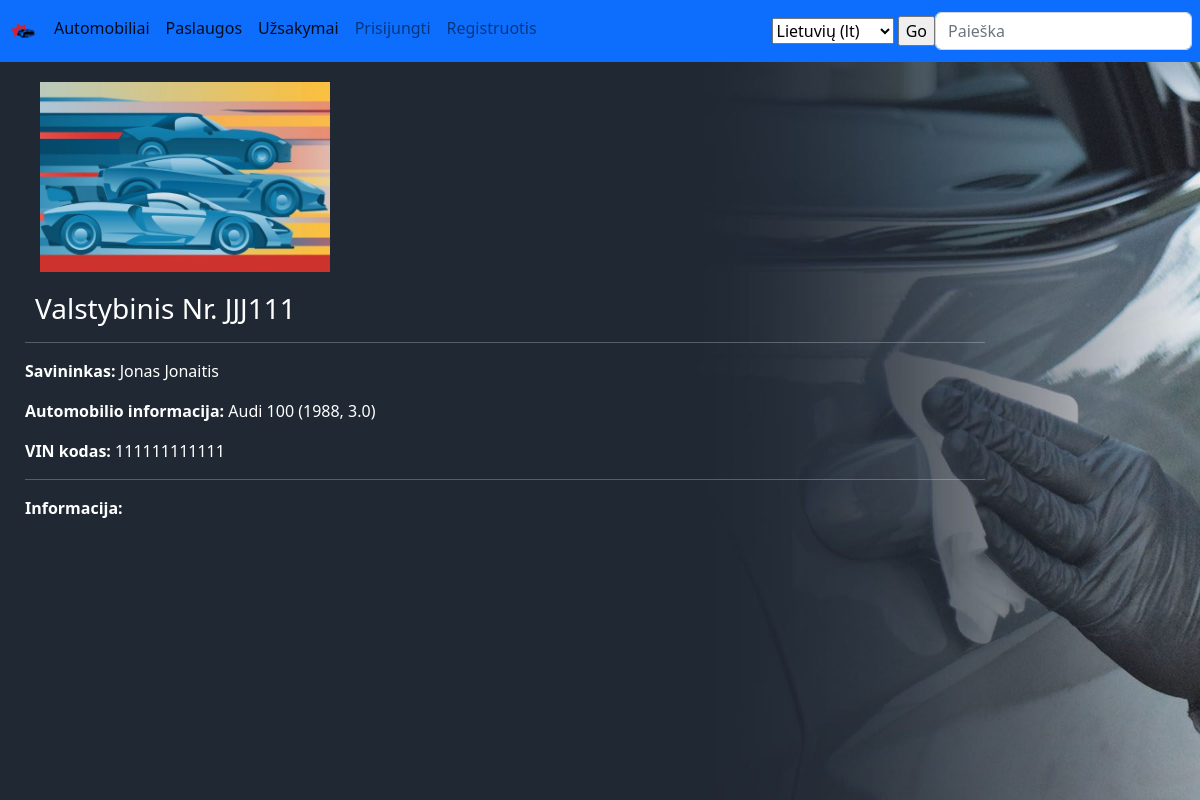
The app's page /service/automobiliai/1 with its own data.
### service/models.py (models this page shows, shortened)
class Automobilis(models.Model):
    valstybinis_nr = models.CharField(_('License Plate'), max_length=7)
    automobilio_modelis = models.ForeignKey(to=AutomobilioModelis, on_delete=models.SET_NULL, null=True, verbose_name='Automobilis')
    vin_kodas = models.CharField(_('VIN code'), max_length=20)
    klientas = models.CharField(_('Customer'), max_length=20)
    cover = models.ImageField(_('Photo'), upload_to='automobiliai', null=True)
    aprasymas = HTMLField(_('Description'), default='')
    class Meta:
        verbose_name = _('Vehicle')
        verbose_name_plural = _('Vehicles')

class AutomobilioModelis(models.Model):
    marke = models.CharField(_('Make'), max_length=100)
    modelis = models.CharField(_('Model'), max_length=100)
    metai = models.CharField(_('Year'), max_length=4)
    variklis = models.CharField(_('Engine'), max_length=10)
    def __str__(self):
        return f'{self.marke} {self.modelis} ({self.metai}, {self.variklis})'
    class Meta:
        verbose_name = _('Car model')
        verbose_name_plural = _('Car models')

### service/views.py (the view)
# urls.py: path('automobiliai/<int:automobilis_id>', views.automobilis, name='automobilis'),
def automobilis(request, automobilis_id):
    vienas_automobilis = get_object_or_404(Automobilis, pk=automobilis_id)
    return render(request, 'automobilis.html', {'automobilis': vienas_automobilis})

### service/templates/automobilis.html (shortened to what this page needs)
{% extends "base.html" %}
{% load i18n %}
{% block content %}
<div style="margin-left:10px;margin-top:20px">
    {% load static %}
    <div class="col-md-4 d-flex align-items-stretch">
        {% if automobilis.cover %}
        <img src="{{ automobilis.cover.url }}" class="card-img-top" alt="...">
        {% else %}
        <img src="{% static 'img/cover.jpg' %}" class="card-img-top">
        {% endif %}
    </div>
    <div style="margin-left:10px;margin-top:20px">
        <h3>{% trans "License Plate:" %} {{ automobilis.valstybinis_nr }}</h3>
    </div>
    <hr/>
    <p><strong>{% trans "Customer:" %}</strong> {{ automobilis.klientas }}</p>
    <p><strong>{% trans "Vehicle:" %}</strong> {{ automobilis.automobilio_modelis }}</p>
    <p><strong>{% trans "VIN code:" %}</strong> {{ automobilis.vin_kodas }}</p>
    <hr/>
    <p><strong>{% trans "Description:" %}</strong> {{ automobilis.aprasymas | safe }}</p>
</div>
{% endblock %}

### records on screen
Automobilis: valstybinis_nr "JJJ111", klientas "Jonas Jonaitis", automobilio_modelis "Audi 100 (1988, 3.0)", vin_kodas "111111111111"

### other values on screen
form field language "Lietuvių (lt)"
